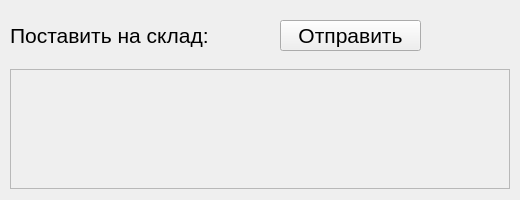
<?xml version="1.0" encoding="UTF-8"?>
<ui version="4.0">
 <class>IngredientSupplierWidget</class>
 <widget class="QWidget" name="IngredientSupplierWidget">
  <property name="geometry">
   <rect>
    <x>0</x>
    <y>0</y>
    <width>520</width>
    <height>200</height>
   </rect>
  </property>
  <property name="minimumSize">
   <size>
    <width>520</width>
    <height>200</height>
   </size>
  </property>
  <property name="windowTitle">
   <string>Form</string>
  </property>
  <widget class="QLabel" name="label">
   <property name="geometry">
    <rect>
     <x>10</x>
     <y>20</y>
     <width>261</width>
     <height>31</height>
    </rect>
   </property>
   <property name="text">
    <string>&lt;html&gt;&lt;head/&gt;&lt;body&gt;&lt;p&gt;&lt;span style=&quot; font-size:16pt;&quot;&gt;Поставить на склад:&lt;/span&gt;&lt;/p&gt;&lt;/body&gt;&lt;/html&gt;</string>
   </property>
  </widget>
  <widget class="QPushButton" name="pushButton">
   <property name="geometry">
    <rect>
     <x>280</x>
     <y>20</y>
     <width>141</width>
     <height>31</height>
    </rect>
   </property>
   <property name="font">
    <font>
     <pointsize>16</pointsize>
    </font>
   </property>
   <property name="text">
    <string>Отправить</string>
   </property>
  </widget>
  <widget class="QFrame" name="frame">
   <property name="geometry">
    <rect>
     <x>10</x>
     <y>69</y>
     <width>500</width>
     <height>120</height>
    </rect>
   </property>
   <property name="frameShape">
    <enum>QFrame::StyledPanel</enum>
   </property>
   <property name="frameShadow">
    <enum>QFrame::Raised</enum>
   </property>
  </widget>
 </widget>
 <resources/>
 <connections/>
</ui>
